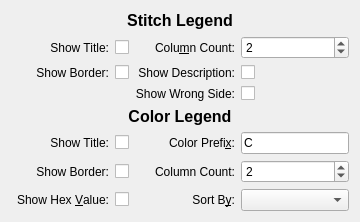
     <widget class="QWidget" name="tab_4">
      <attribute name="title">
       <string>Legends</string>
      </attribute>
      <layout class="QGridLayout" name="gridLayout">
       <item row="10" column="2">
        <widget class="QCheckBox" name="showColorHexValues">
         <property name="text">
          <string/>
         </property>
        </widget>
       </item>
       <item row="5" column="4">
        <widget class="QCheckBox" name="showStitchWrongSide">
         <property name="sizePolicy">
          <sizepolicy hsizetype="Minimum" vsizetype="Fixed">
           <horstretch>0</horstretch>
           <verstretch>0</verstretch>
          </sizepolicy>
         </property>
         <property name="text">
          <string/>
         </property>
        </widget>
       </item>
       <item row="2" column="3">
        <widget class="QLabel" name="label_7">
         <property name="text">
          <string>Colu&amp;mn Count:</string>
         </property>
         <property name="alignment">
          <set>Qt::AlignRight|Qt::AlignTrailing|Qt::AlignVCenter</set>
         </property>
         <property name="buddy">
          <cstring>stitchLegendColumnCount</cstring>
         </property>
        </widget>
       </item>
       <item row="2" column="4" colspan="2">
        <widget class="QSpinBox" name="stitchLegendColumnCount">
         <property name="minimum">
          <number>1</number>
         </property>
         <property name="maximum">
          <number>10</number>
         </property>
         <property name="value">
          <number>2</number>
         </property>
        </widget>
       </item>
       <item row="6" column="0" colspan="6">
        <widget class="QLabel" name="label_21">
         <property name="sizePolicy">
          <sizepolicy hsizetype="Preferred" vsizetype="Fixed">
           <horstretch>0</horstretch>
           <verstretch>0</verstretch>
          </sizepolicy>
         </property>
         <property name="text">
          <string>&lt;!DOCTYPE HTML PUBLIC &quot;-//W3C//DTD HTML 4.0//EN&quot; &quot;http://www.w3.org/TR/REC-html40/strict.dtd&quot;&gt;
&lt;html&gt;&lt;head&gt;&lt;meta name=&quot;qrichtext&quot; content=&quot;1&quot; /&gt;&lt;style type=&quot;text/css&quot;&gt;
p, li { white-space: pre-wrap; }
&lt;/style&gt;&lt;/head&gt;&lt;body style=&quot; font-family:'Ubuntu'; font-size:10pt; font-weight:400; font-style:normal;&quot;&gt;
&lt;p align=&quot;center&quot; style=&quot; margin-top:0px; margin-bottom:0px; margin-left:0px; margin-right:0px; -qt-block-indent:0; text-indent:0px;&quot;&gt;&lt;span style=&quot; font-size:12pt; font-weight:600;&quot;&gt;Color Legend&lt;/span&gt;&lt;/p&gt;&lt;/body&gt;&lt;/html&gt;</string>
         </property>
        </widget>
       </item>
       <item row="8" column="3">
        <widget class="QLabel" name="label_9">
         <property name="text">
          <string>Color Prefi&amp;x:</string>
         </property>
         <property name="alignment">
          <set>Qt::AlignRight|Qt::AlignTrailing|Qt::AlignVCenter</set>
         </property>
         <property name="buddy">
          <cstring>colorPrefix</cstring>
         </property>
        </widget>
       </item>
       <item row="9" column="2">
        <widget class="QCheckBox" name="showColorBorder">
         <property name="text">
          <string/>
         </property>
        </widget>
       </item>
       <item row="8" column="4" colspan="2">
        <widget class="QLineEdit" name="colorPrefix">
         <property name="text">
          <string>C</string>
         </property>
        </widget>
       </item>
       <item row="9" column="0" colspan="2">
        <widget class="QLabel" name="label_13">
         <property name="text">
          <string>Show Border:</string>
         </property>
         <property name="alignment">
          <set>Qt::AlignRight|Qt::AlignTrailing|Qt::AlignVCenter</set>
         </property>
         <property name="buddy">
          <cstring>showColorBorder</cstring>
         </property>
        </widget>
       </item>
       <item row="10" column="4" colspan="2">
        <widget class="QComboBox" name="colorLegendSortBy"/>
       </item>
       <item row="9" column="3">
        <widget class="QLabel" name="label_8">
         <property name="text">
          <string>Column Count:</string>
         </property>
         <property name="alignment">
          <set>Qt::AlignRight|Qt::AlignTrailing|Qt::AlignVCenter</set>
         </property>
         <property name="buddy">
          <cstring>colorLegendColumnCount</cstring>
         </property>
        </widget>
       </item>
       <item row="9" column="4" colspan="2">
        <widget class="QSpinBox" name="colorLegendColumnCount">
         <property name="minimum">
          <number>1</number>
         </property>
         <property name="maximum">
          <number>10</number>
         </property>
         <property name="value">
          <number>2</number>
         </property>
        </widget>
       </item>
       <item row="10" column="3">
        <widget class="QLabel" name="colorSortByLbl">
         <property name="text">
          <string>Sort B&amp;y:</string>
         </property>
         <property name="alignment">
          <set>Qt::AlignRight|Qt::AlignTrailing|Qt::AlignVCenter</set>
         </property>
         <property name="buddy">
          <cstring>colorLegendSortBy</cstring>
         </property>
        </widget>
       </item>
       <item row="4" column="2">
        <widget class="QCheckBox" name="showStitchBorder">
         <property name="sizePolicy">
          <sizepolicy hsizetype="Minimum" vsizetype="Fixed">
           <horstretch>0</horstretch>
           <verstretch>0</verstretch>
          </sizepolicy>
         </property>
         <property name="text">
          <string/>
         </property>
        </widget>
       </item>
       <item row="4" column="1">
        <widget class="QLabel" name="label_19">
         <property name="text">
          <string>Show Border:</string>
         </property>
         <property name="alignment">
          <set>Qt::AlignRight|Qt::AlignTrailing|Qt::AlignVCenter</set>
         </property>
         <property name="buddy">
          <cstring>showStitchBorder</cstring>
         </property>
        </widget>
       </item>
       <item row="2" column="2">
        <widget class="QCheckBox" name="showStitchTitle">
         <property name="sizePolicy">
          <sizepolicy hsizetype="Minimum" vsizetype="Fixed">
           <horstretch>0</horstretch>
           <verstretch>0</verstretch>
          </sizepolicy>
         </property>
         <property name="text">
          <string/>
         </property>
        </widget>
       </item>
       <item row="2" column="1">
        <widget class="QLabel" name="label_15">
         <property name="text">
          <string>Show Title:</string>
         </property>
         <property name="alignment">
          <set>Qt::AlignRight|Qt::AlignTrailing|Qt::AlignVCenter</set>
         </property>
         <property name="buddy">
          <cstring>showStitchTitle</cstring>
         </property>
        </widget>
       </item>
       <item row="8" column="2">
        <widget class="QCheckBox" name="showColorTitle">
         <property name="text">
          <string/>
         </property>
        </widget>
       </item>
       <item row="10" column="1">
        <widget class="QLabel" name="label_12">
         <property name="text">
          <string>Show Hex &amp;Value:</string>
         </property>
         <property name="alignment">
          <set>Qt::AlignRight|Qt::AlignTrailing|Qt::AlignVCenter</set>
         </property>
         <property name="buddy">
          <cstring>showColorHexValues</cstring>
         </property>
        </widget>
       </item>
       <item row="8" column="1">
        <widget class="QLabel" name="label_14">
         <property name="text">
          <string>Show Title:</string>
         </property>
         <property name="alignment">
          <set>Qt::AlignRight|Qt::AlignTrailing|Qt::AlignVCenter</set>
         </property>
         <property name="buddy">
          <cstring>showColorTitle</cstring>
         </property>
        </widget>
       </item>
       <item row="5" column="3">
        <widget class="QLabel" name="showStitchWrongSideLbl">
         <property name="text">
          <string>Show Wrong Side:</string>
         </property>
         <property name="alignment">
          <set>Qt::AlignRight|Qt::AlignTrailing|Qt::AlignVCenter</set>
         </property>
         <property name="buddy">
          <cstring>showStitchWrongSide</cstring>
         </property>
        </widget>
       </item>
       <item row="4" column="4">
        <widget class="QCheckBox" name="showStitchDescription">
         <property name="sizePolicy">
          <sizepolicy hsizetype="Minimum" vsizetype="Fixed">
           <horstretch>0</horstretch>
           <verstretch>0</verstretch>
          </sizepolicy>
         </property>
         <property name="text">
          <string/>
         </property>
        </widget>
       </item>
       <item row="4" column="3">
        <widget class="QLabel" name="label_17">
         <property name="text">
          <string>Show Description:</string>
         </property>
         <property name="alignment">
          <set>Qt::AlignRight|Qt::AlignTrailing|Qt::AlignVCenter</set>
         </property>
         <property name="buddy">
          <cstring>showStitchDescription</cstring>
         </property>
        </widget>
       </item>
       <item row="0" column="0" colspan="6">
        <widget class="QLabel" name="label_20">
         <property name="sizePolicy">
          <sizepolicy hsizetype="Preferred" vsizetype="Fixed">
           <horstretch>0</horstretch>
           <verstretch>0</verstretch>
          </sizepolicy>
         </property>
         <property name="text">
          <string>&lt;!DOCTYPE HTML PUBLIC &quot;-//W3C//DTD HTML 4.0//EN&quot; &quot;http://www.w3.org/TR/REC-html40/strict.dtd&quot;&gt;
&lt;html&gt;&lt;head&gt;&lt;meta name=&quot;qrichtext&quot; content=&quot;1&quot; /&gt;&lt;style type=&quot;text/css&quot;&gt;
p, li { white-space: pre-wrap; }
&lt;/style&gt;&lt;/head&gt;&lt;body style=&quot; font-family:'Ubuntu'; font-size:10pt; font-weight:400; font-style:normal;&quot;&gt;
&lt;p align=&quot;center&quot; style=&quot; margin-top:0px; margin-bottom:0px; margin-left:0px; margin-right:0px; -qt-block-indent:0; text-indent:0px;&quot;&gt;&lt;span style=&quot; font-size:12pt; font-weight:600;&quot;&gt;Stitch Legend&lt;/span&gt;&lt;/p&gt;&lt;/body&gt;&lt;/html&gt;</string>
         </property>
        </widget>
       </item>
      </layout>
     </widget>
